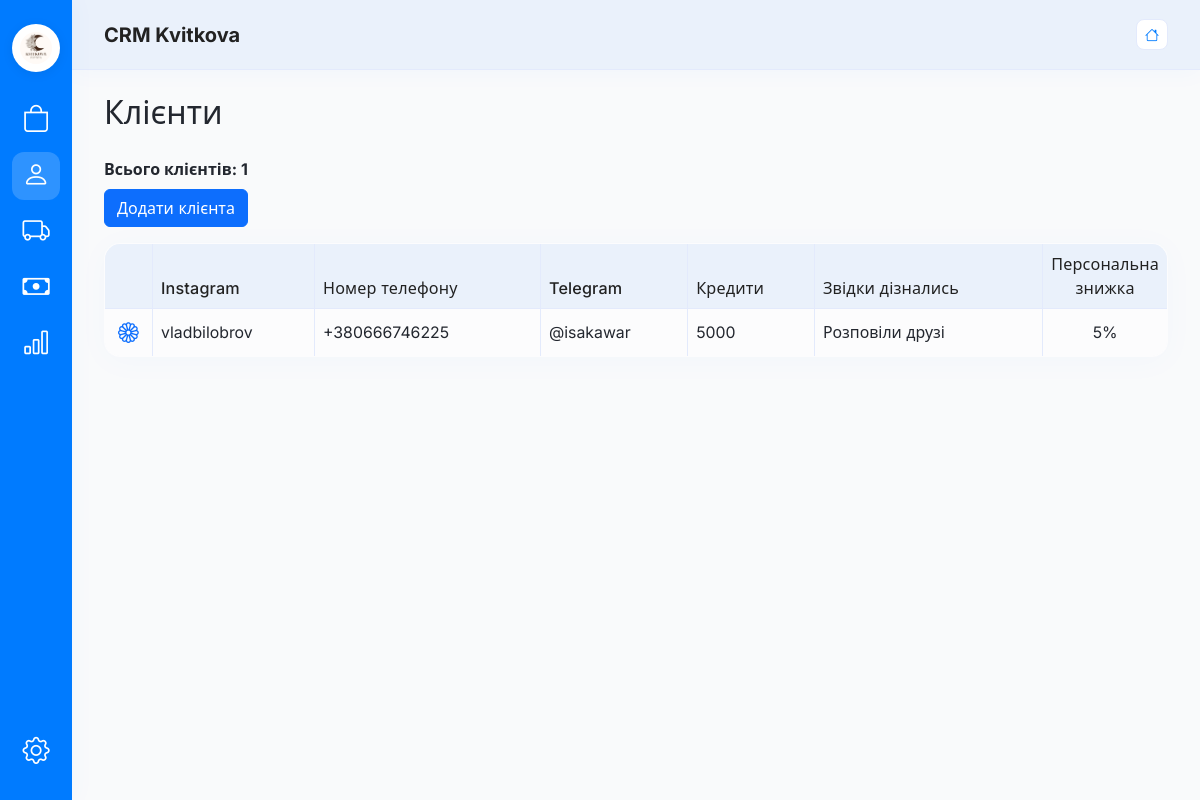
The app's page /clients with its own data.
### app/models/client.py (models this page shows)
class Client(db.Model):
    id = db.Column(db.Integer, primary_key=True)
    instagram = db.Column(db.String(128), nullable=False)
    phone = db.Column(db.String(32), nullable=False, unique=True)
    telegram = db.Column(db.String(128))
    credits = db.Column(db.Integer, default=0)
    orders = db.relationship('Order', backref='client', lazy=True)
    marketing_source = db.Column(db.String(64), nullable=True)
    personal_discount = db.Column(db.String(16), nullable=True)

### app/blueprints/clients/routes.py (the view)
@clients_bp.route('/clients', methods=['GET'])
def clients_list():
    page = int(request.args.get('page', 1))
    per_page = 30
    all_clients = get_all_clients()
    total_clients = len(all_clients)
    start_idx = (page - 1) * per_page
    end_idx = start_idx + per_page
    clients_on_page = all_clients[start_idx:end_idx]
    has_next = end_idx < total_clients
    prev_page = page - 1 if page > 1 else 1
    next_page = page + 1
    marketing_sources = Settings.query.filter_by(type='marketing_source').order_by(Settings.value).all()
    return render_template('clients_list.html',
                         clients=clients_on_page,
                         page=page,
                         prev_page=prev_page,
                         next_page=next_page,
                         has_next=has_next,
                         clients_count=total_clients,
                         marketing_sources=marketing_sources)

### app/services/client_service.py (called while the page is built)
def get_all_clients():
    return Client.query.order_by(Client.id.desc()).all()

### app/templates/clients_list.html (shortened to what this page needs)
{% extends 'layout.html' %}
{% block content %}
<h2 class="mb-4">Клієнти</h2>
<div class="mb-2"><strong>Всього клієнтів: {{ clients_count }}</strong></div>
<div class="mb-3">
    <button class="btn btn-primary" data-bs-toggle="modal" data-bs-target="#addClientModal">Додати клієнта</button>
</div>
<table class="table table-bordered table-hover align-middle">
    <thead>
        <tr>
            <th style="width:48px;"></th>
            <th>Instagram</th>
            <th>Номер телефону</th>
            <th>Telegram</th>
            <th>Кредити</th>
            <th>Звідки дізнались</th>
            <th style="width:80px; text-align:center;">Персональна знижка</th>
        </tr>
    </thead>
    <tbody>
    {% for client in clients %}
        <tr data-client-id="{{ client.id }}" style="cursor: pointer;">
            <td style="text-align:center; font-size:1.3rem;">
                {% set icons = ['bi-person', 'bi-flower1', 'bi-star', 'bi-emoji-smile', 'bi-gem'] %}
                <i class="bi {{ icons[client.id % icons|length] }} text-primary"></i>
            </td>
            <td>{{ client.instagram }}</td>
            <td>{{ client.phone }}</td>
            <td>{{ client.telegram or '' }}</td>
            <td>{{ client.credits }}</td>
            <td>{{ client.marketing_source }}</td>
            <td style="text-align:center;">{% if client.personal_discount %}{{ client.personal_discount }}%{% endif %}</td>
        </tr>
    {% endfor %}
    </tbody>
</table>
{% endblock %}

### app/templates/layout.html (style rules this page uses)
body { background: #f9fafb; font-family: 'Inter', 'Segoe UI', system-ui, Arial, sans-serif; color: #23272f; font-weight: 400; }
h1, h2, h3, h4, h5, h6 { font-family: 'Inter', 'Segoe UI', system-ui, Arial, sans-serif; font-weight: 500; color: #23272f; }
html, body { height: 100%; }
.main-content > .container-fluid > *:not(:last-child) { margin-bottom: 32px; }
.table { background: #fcfcfd; border-radius: 16px; overflow: hidden; box-shadow: 0 4px 32px 0 rgba(0,123,255,0.03); margin-bottom: 0; border: 1.5px solid #e3eafc; }
.table th { background: #eaf1fb; color: #222; font-weight: 600; border-bottom: 1.5px solid #e3eafc; font-size: 1.01rem; letter-spacing: 0.01em; border-top: none; font-family: 'Inter', 'Segoe UI', system-ui, Arial, sans-serif; font-weight: 500; }
.table td { background: #fcfcfd; color: #23272f; border-bottom: 1px solid #eaf1fb; font-size: 0.99rem; font-family: 'Inter', 'Segoe UI', system-ui, Arial, sans-serif; font-weight: 400; }

### records on screen
Client: instagram "vladbilobrov", phone "+380666746225", telegram "@isakawar", credits "5000", marketing_source "Розповіли друзі", personal_discount "5"

### other values on screen
{{ clients_count }} "1"
